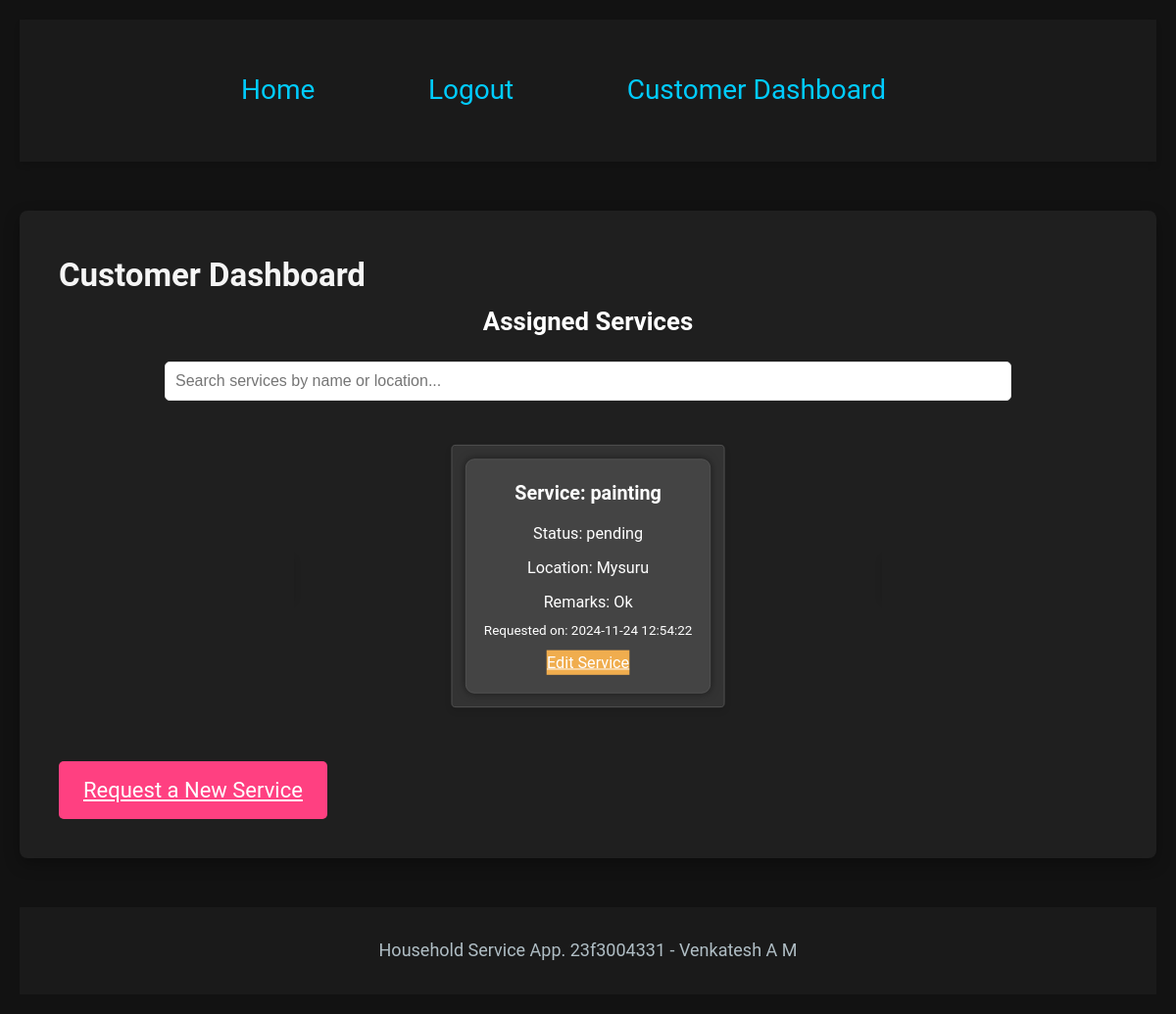
Screenshot of /customer/dashboard (signed in) with the database file from the repository.
### models.py (models this page shows, shortened)
class ServiceRequest(db.Model):
    id = db.Column(db.Integer, primary_key=True)
    status = db.Column(db.String(50), default='pending')
    location = db.Column(db.String(100), nullable=False)
    remarks = db.Column(db.String(200))
    service_id = db.Column(db.Integer, db.ForeignKey('service.id'), nullable=False)
    customer_id = db.Column(db.Integer, db.ForeignKey('user.id'), nullable=False)
    professional_id = db.Column(db.Integer, db.ForeignKey('user.id'), nullable=True)
    created_at = db.Column(db.DateTime, default=datetime.utcnow)
    review = db.Column(db.String(255), nullable=True)
    rating = db.Column(db.Integer, nullable=True)
    customer = db.relationship('User', foreign_keys=[customer_id])
    professional = db.relationship('User', foreign_keys=[professional_id])
    service = db.relationship('Service')

class Service(db.Model):
    id = db.Column(db.Integer, primary_key=True)
    name = db.Column(db.String(100), nullable=False)
    base_price = db.Column(db.Float, nullable=False)
    description = db.Column(db.String(200))
    service_requests = db.relationship(
        'ServiceRequest',
        backref='linked_service',
        lazy=True
    )

### app.py (the view)
@app.route('/customer/dashboard')
@login_required
@check_user_status
def customer_dashboard():
    if current_user.role != 'customer':
        flash('You are not authorized to access this page.', 'danger')
        return redirect(url_for('login'))
    service_requests = ServiceRequest.query.filter_by(customer_id=current_user.id).all()
    return render_template('customer_dashboard.html', service_requests=service_requests)

### app.py (called while the page is built)
def check_user_status(f):
    @wraps(f)
    def decorated_function(*args, **kwargs):
        if current_user.is_authenticated and current_user.status == 'blocked':
            flash('Your account is currently blocked. Please contact the administrator.', 'warning')
            return redirect(url_for('login'))
        return f(*args, **kwargs)
    return decorated_function

@app.before_request
def initialize_admin():
    admin_user = User.query.filter_by(username='admin').first()
    if not admin_user:
        admin_password = generate_password_hash('admin123', method='sha256')
        admin = User(username='admin', email='admin@example.com', password=admin_password, role='admin')
        db.session.add(admin)
        db.session.commit()

@login_manager.user_loader
def load_user(user_id):
    return User.query.get(int(user_id))

### templates/customer_dashboard.html (shortened to what this page needs)
{% extends 'base.html' %}
{% block content %}
    <h2>Customer Dashboard</h2>
    <h3>Assigned Services</h3>
    <input type="text" id="search-bar" placeholder="Search services by name or location..." oninput="filterServices()" />
    <div id="service-carousel" class="carousel-container">
        {% if service_requests %}
            <div class="carousel-inner">
                {% for request in service_requests[::-1] %}
                    <div class="carousel-item {% if loop.first %}active{% endif %}" data-name="{{ request.service.name|lower }}" data-location="{{ request.location|lower }}">
                        <div class="carousel-card">
                            <h4>Service: {{ request.service.name }}</h4>
                            <p>Status: <span class="badge bg-{{ 'success' if request.status == 'completed' else 'warning' }}">{{ request.status }}</span></p>
                            <p>Location: {{ request.location }}</p>
                            <p>Remarks: {{ request.remarks or 'No remarks provided.' }}</p>
                            <small>Requested on: {{ request.created_at.strftime('%Y-%m-%d %H:%M:%S') }}</small>
                            {% if request.status != 'closed' %}
                                    <a href="{{ url_for('edit_customer_service', service_id=request.id) }}" class="btn btn-warning mt-3">Edit Service</a>
                                {% endif %}
                        </div>
                    </div>
                {% endfor %}
            </div>
        {% else %}
            <p class="text-center">No assigned services.</p>
        {% endif %}
    </div>
    <a href="{{ url_for('request_service') }}" class="btn btn-primary mt-3">Request a New Service</a>
{% endblock %}

### static/css/styles.css (style rules this page uses)
* { margin: 0; padding: 0; box-sizing: border-box; transition: all 0.3s ease; }
body { font-family: 'Roboto', sans-serif; background-color: #121212; color: #f5f5f5; line-height: 1.6; padding: 20px; font-size: 22px; animation: fadeIn 1s ease-out; }
.carousel-container { display: flex; flex-direction: column; gap: 20px; overflow: hidden; }
.carousel-item { opacity: 1; transition: opacity 0.3s ease, transform 0.3s ease; transform: scale(0.9); padding: 20px; background-color: #333; border-radius: 8px; box-shadow: 0 4px 8px rgba(0, 0, 0, 0.1); }
.carousel-card { color: #fff !important; font-size: 18px; transition: transform 0.3s ease, box-shadow 0.3s ease; display: flex; flex-direction: column; justify-content: center; align-items: center; height: 100%; text-align: center; cursor: pointer; }
.carousel-card h4 { font-size: 22px; margin-bottom: 10px; }
.carousel-card p { margin: 5px 0; }
.btn-primary { background-color: #ff4081; color: white; padding: 12px 25px; border-radius: 5px; border: none; text-align: center; transition: background-color 0.3s; }
input, select { font-size: 18px; padding: 12px 18px; width: 100%; border-radius: 5px; }

### templates/customer_dashboard.html (style rules this page uses)
h3 { text-align: center; margin-bottom: 20px; color: #fff; }
#search-bar { width: 80%; padding: 10px; font-size: 16px; border-radius: 5px; border: 1px solid #ddd; margin: 0 auto; display: block; color: #333; }
.carousel-container { position: relative; margin: 20px auto; max-width: 600px; }
.carousel-inner { overflow: hidden; display: flex; flex-direction: column; }
.carousel-item { display: block; padding: 15px; text-align: left; background: #333; color: #fff; border: 1px solid #555; border-radius: 5px; margin: 10px auto; }
.carousel-item.active { display: block; }
.carousel-card { padding: 20px; background: #444; border: 1px solid #555; border-radius: 10px; box-shadow: 0 0 10px rgba(0, 0, 0, 0.5); color: #fff; }
.btn-warning { margin-top: 15px; background-color: #f0ad4e; color: white; }
.btn { display: inline-block; margin-top: 10px; }

### rows the page displays
ServiceRequest: service.name "painting", status "pending", location "Mysuru", remarks "Ok", created_at "2024-11-24 12:54:22"
